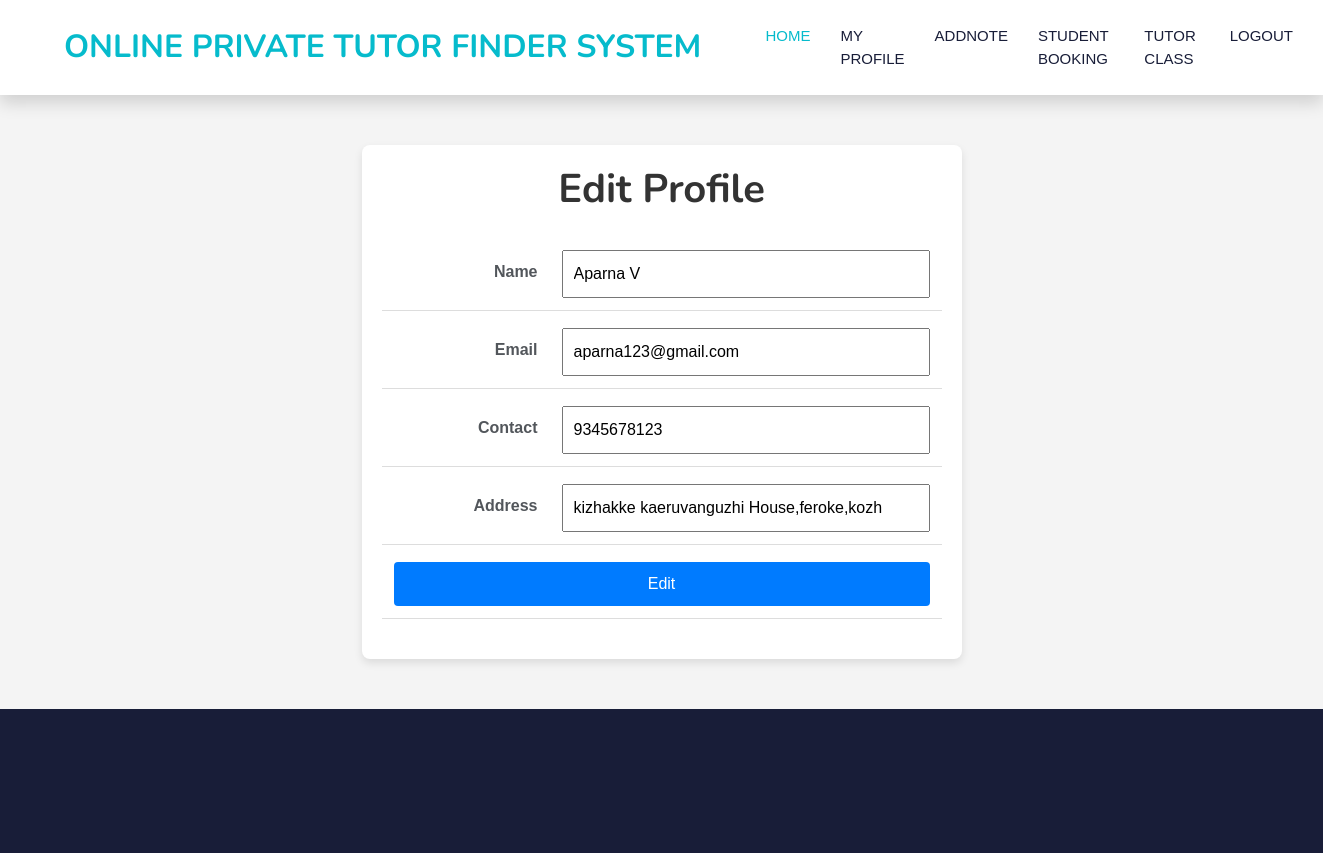
The app's page /Project/Tutor/Editprofile.php (signed in) with its own data.
### tables this page shows
CREATE TABLE `tbl_tutor` (
  `tutor_id` int(11) NOT NULL,
  `tutor_name` varchar(45) NOT NULL,
  `tutor_email` varchar(37) NOT NULL,
  `tutor_password` varchar(20) NOT NULL,
  `tutor_contact` varchar(10) NOT NULL,
  `tutor_gender` varchar(50) NOT NULL,
  `tutor_dob` varchar(90) NOT NULL,
  `tutor_address` varchar(40) NOT NULL,
  `place_id` int(11) NOT NULL,
  `subject_id` int(11) NOT NULL
);

### Project/Tutor/Editprofile.php (the view, shortened to what this page needs)
<?php
include('../Assets/connection/connection.php');
include("Head.php");
$sel="select * from tbl_tutor  where tutor_id='".$_SESSION['tutorid']."'";
$row=$Conn->query($sel);
$data=$row->fetch_assoc();
?>
<!DOCTYPE html>
<html lang="en">
<head>
</head>
<body>
<div class="profile-container">
    <h1>Edit Profile</h1>
    <form id="form1" name="form1" method="post" action="">
        <table>
            <tr>
                <td>Name</td>
                <td>
                    <input required type="text" name="txtname" title="Name Allows Only Alphabets, Spaces, and First Letter Must Be Capital" pattern="^[A-Z]+[a-zA-Z ]*$" id="txtname" value="<?php echo $data['tutor_name']?>" />
                </td>
            </tr>
            <tr>
                <td>Email</td>
                <td>
                    <input type="text" required name="txtemail" id="txtemail" value="<?php echo $data['tutor_email']?>" />
                </td>
            </tr>
            <tr>
                <td>Contact</td>
                <td>
                    <input type="text" required name="txtcontact" pattern="[7-9]{1}[0-9]{9}" title="Phone number should start with 7-9 and contain 10 digits" id="txtcontact" value="<?php echo $data['tutor_contact']?>" />
                </td>
            </tr>
            <tr>
                <td>Address</td>
                <td>
                    <input type="text" required name="txtaddress" id="txtaddress" value="<?php echo $data['tutor_address']?>" />
                </td>
            </tr>
            <tr>
                <td colspan="2" align="center">
                    <input type="submit" name="btnedit" id="btnedit" value="Edit" />
                </td>
            </tr>
        </table>
    </form>
</div>
</body>
</html>
</body>
</html>
<?php
include("Foot.php");
?>

### Project/Assets/Template/Main/css/style.css (style rules this page uses)
:root { --primary: #06BBCC; --light: #F0FBFC; --dark: #181d38; }

### Project/Tutor/Editprofile.php (style rules this page uses)
body { font-family: Arial, sans-serif; background-color: #f4f4f4; margin: 0; padding: 0; }
.profile-container { width: 100%; max-width: 600px; margin: 50px auto; background-color: #fff; padding: 20px; box-shadow: 0px 4px 8px rgba(0,0,0,0.1); border-radius: 8px; }
h1 { text-align: center; color: #333; margin-bottom: 20px; }
table { width: 100%; border-collapse: collapse; margin-bottom: 20px; }
table td { padding: 12px; border-bottom: 1px solid #ddd; }
table td:first-child { font-weight: bold; text-align: right; width: 30%; }
table td:last-child { text-align: left; }
input[type="text"], input[type="submit"] { width: 100%; padding: 10px; font-size: 16px; margin-top: 5px; box-sizing: border-box; }
input[type="submit"] { background-color: #007bff; color: white; border: none; border-radius: 4px; cursor: pointer; }

### records on screen
tbl_tutor: txtname "Aparna V", txtemail "aparna123@gmail.com", txtcontact "9345678123", txtaddress "kizhakke kaeruvanguzhi House,feroke,kozh"
